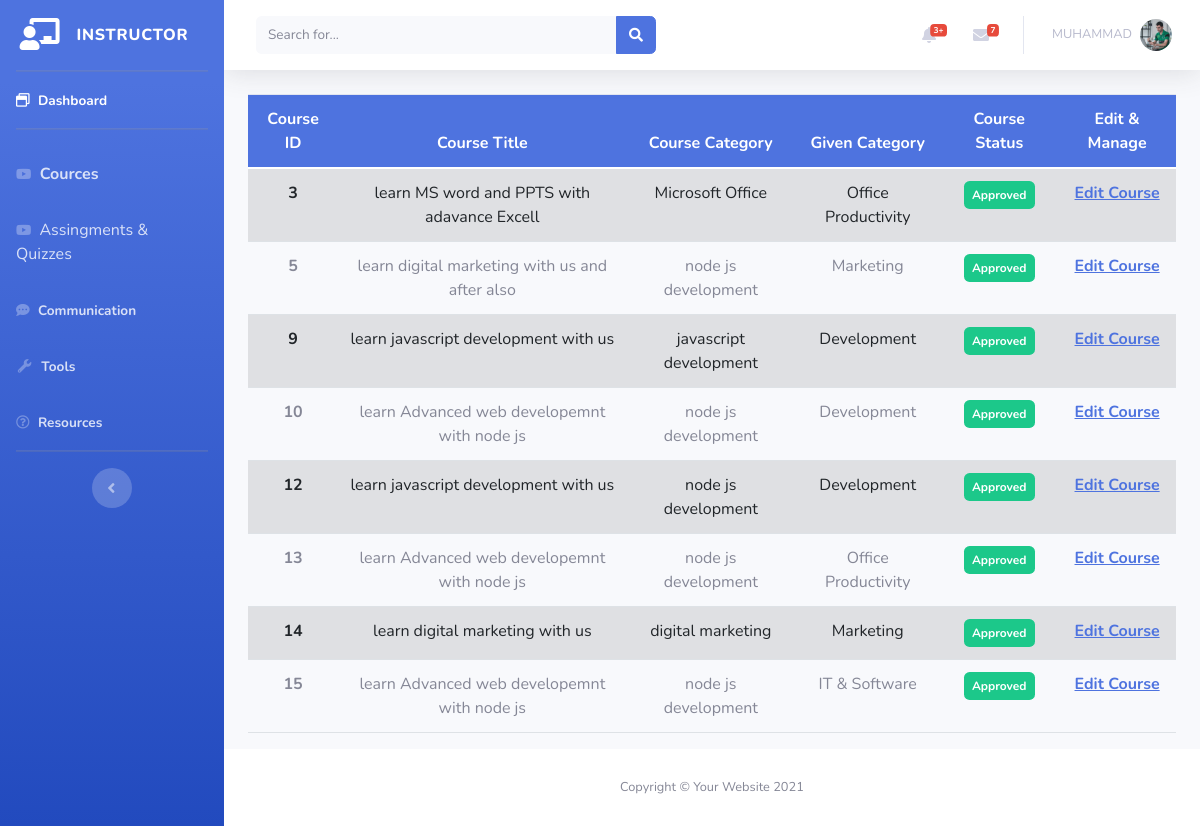
Before: /instructor/dashboard/cources.php (signed in) with the older database file.
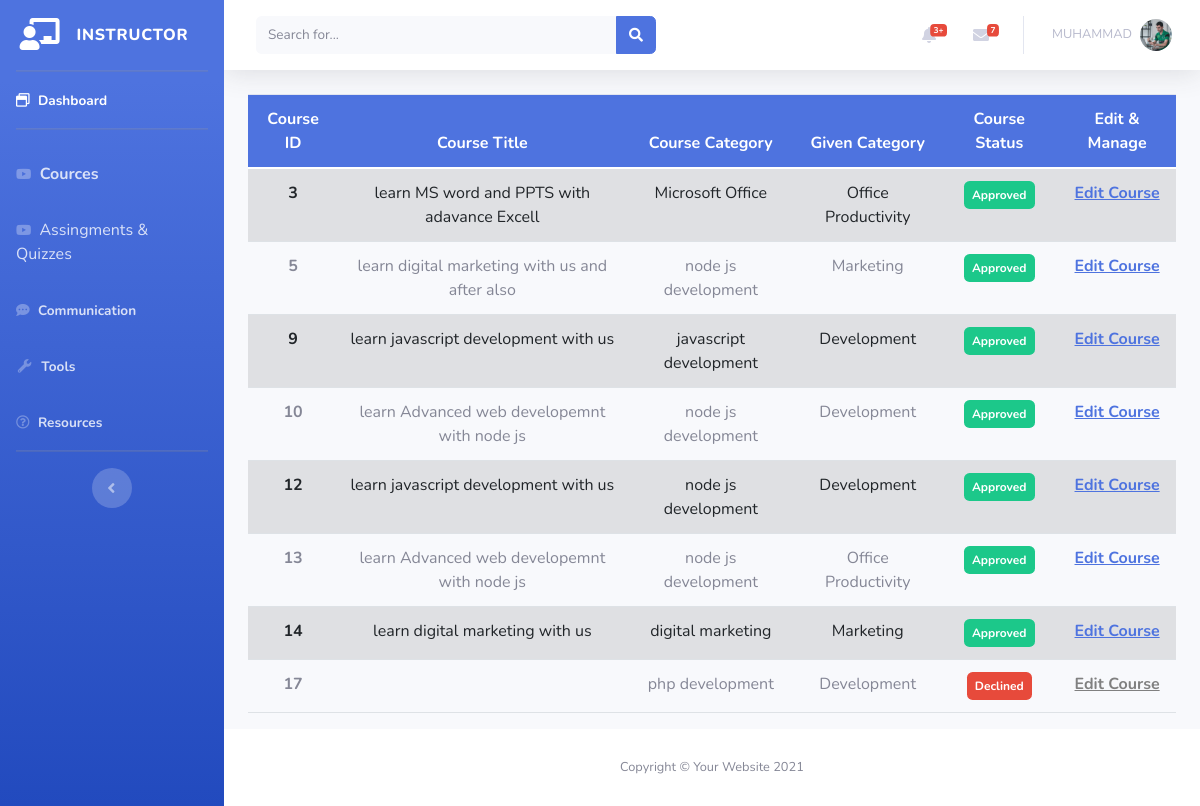
After: the same page with the newer database file.
### tables this page shows
CREATE TABLE `instructor` (
  `instructor_id` int(11) NOT NULL,
  `fname` varchar(30) NOT NULL,
  `lname` varchar(30) NOT NULL,
  `headline` varchar(40) NOT NULL,
  `number` varchar(225) NOT NULL,
  `instructor_img` varchar(225) NOT NULL,
  `website` varchar(225) NOT NULL,
  `twitter` varchar(225) NOT NULL,
  `facebook` varchar(225) NOT NULL,
  `linkdin` varchar(225) NOT NULL,
  `youtube` varchar(225) NOT NULL,
  `biography` longtext NOT NULL,
  `MoreInfo` varchar(400) NOT NULL,
  `teachings` varchar(400) NOT NULL,
  `registration_id` int(11) NOT NULL,
  `role` int(11) NOT NULL
);

CREATE TABLE `cource` (
  `courses_id` int(11) NOT NULL,
  `course_title` varchar(255) NOT NULL,
  `course_subtitle` varchar(225) NOT NULL,
  `select_language` varchar(100) NOT NULL,
  `selecting_level` varchar(100) NOT NULL,
  `select_category` int(11) NOT NULL,
  `primary_taught` varchar(225) NOT NULL,
  `course_img` varchar(225) NOT NULL,
  `course_video` varchar(225) NOT NULL,
  `instructor_name` varchar(50) NOT NULL,
  `course_description` longtext NOT NULL,
  `instructor_id` int(11) NOT NULL,
  `course_type` varchar(50) NOT NULL
);

CREATE TABLE `cources_categories` (
  `category_id` int(11) NOT NULL,
  `category_name` varchar(50) NOT NULL,
  `cateogry_image` varchar(100) NOT NULL
);

CREATE TABLE `courses_status` (
  `status_id` int(11) NOT NULL,
  `course_status` varchar(100) NOT NULL,
  `courses_id` int(11) NOT NULL
);

### back.php (called while the page is built, shortened)
<?php
class backend{
    private $server = "localhost";
    private $username = "root";
    private $psw = "";
    private $database = "project";
    private $mysql;
    private $conn = false;
    public function __construct(){
        if(!$this->conn){
            $this->mysql = new mysqli($this->server, $this->username,$this->psw,$this->database);
            $this->conn = true;
        }
        else{
           return true;
        }
    }
      function fetching($table, $rows="*", $join = null, $where = null){
        $select = "SELECT $rows FROM $table";
        if(!is_null($where)){
            $select .= " WHERE $where";
        }
        $RunSelect = $this->mysql->query($select);
        if($RunSelect){
            $FetchData = $RunSelect->fetch_all(MYSQLI_ASSOC);
            if($FetchData){
                if($FetchData !== null){
                    return $FetchData;
                }
            }
        }else{
            echo "Error Occur in Query".$this->mysql->error;
            return array();
        }
      }
    }
?>

### instructor/dashboard/cources.php (the view, shortened to what the changed rows need)
<?php
  include("../../back.php");
  if(isset($_SESSION['login']) && ($_SESSION['role'] == 1)){
?>
<!DOCTYPE html>
<html lang="en">
<head>
    <link href="vendor/fontawesome-free/css/all.min.css" rel="stylesheet" type="text/css">
     <link href="https://cdn.jsdelivr.net/npm/bootstrap@5.0.2/dist/css/bootstrap.min.css" rel="stylesheet">
    <link href="css/sb-admin-2.min.css" rel="stylesheet">
</head>
<body id="page-top">
    <div id="wrapper">
        <div id="content-wrapper" class="d-flex flex-column">
            <div id="content">
                <nav class="navbar navbar-expand navbar-light bg-white topbar mb-4 static-top shadow">
                    <ul class="navbar-nav ml-auto">
                        <li class="nav-item dropdown no-arrow">
                        <?php
                        if (isset($_SESSION['id'])) {
                            $login_id = $_SESSION['id'];
                            $loginObject = new backend();
                            $login_data = $loginObject->fetching('instructor', '*', null, "registration_id = '$login_id'");
                            if ($login_data){
                                foreach ($login_data as $final_data) {
                                    $fname = $final_data['fname'];
                                    $instructor_img = $final_data['instructor_img'];
                                    ?>
                            <a class="nav-link dropdown-toggle" href="#" id="userDropdown" role="button"
                                data-toggle="dropdown" aria-haspopup="true" aria-expanded="false">
                                <span class="mr-2 d-none d-lg-inline text-gray-500 small"><?= $fname ?></span>
                                <img class="img-profile rounded-circle"
                                    src="../../<?= $instructor_img ?>">
                            </a>
                                    <?php
                                }
                                }
                         } ?>
                        </li>
                    </ul>
                </nav>
                <div class="container-fluid">
<table class="table table-striped">
  <thead class="text-center bg-primary"style="color:white!important; padding-bottom:30px !important;">
    <tr>
      <th>Course ID</th>
      <th>Course Title</th>
      <th>Course Category</th>
      <th>Given Category</th>
      <th>Course Status</th>
      <th>Edit & Manage</th>
    </tr>
  </thead>
  <tbody class="text-center">
  <?php
  $InstructorLoginID = $_SESSION['id'];
  $GetCoursesData = new backend();
  $InstructorGetData = $GetCoursesData->fetching("instructor","*",null,"registration_id = $InstructorLoginID");
  if(!empty($InstructorGetData)){
    foreach($InstructorGetData as $OrigionalData){
       $main_ins_id = $OrigionalData['instructor_id'];
    }
  }else{
    echo "INSRUCTOR NOT ACCESSIBLE";
  }
 $CourseData = $GetCoursesData->fetching("cource","*",null,"instructor_id = $main_ins_id");
 if(!empty($CourseData)){
    foreach($CourseData as $CourseAllData){
       $courses_id = $CourseAllData['courses_id'];
       $course_title = $CourseAllData['course_title'];
       $select_category = $CourseAllData['select_category'];
       $primary_taught = $CourseAllData['primary_taught'];
    $CourseCategoryData = $GetCoursesData->fetching("cources_categories","*",null,"category_id = $select_category");
    if(!empty($CourseCategoryData)){
        foreach($CourseCategoryData as $MainCategory){
            $category_name = $MainCategory['category_name'];
        }
    }else{
        echo "No category found";
    }
?>
<tr>
      <th><?=$courses_id?></th>
      <td><?=$course_title?></td>
      <td><?=$primary_taught?></td>
      <td><?=$category_name?></td>
    <?php
     $GetCoursesStatus = new backend();
     $CourseStatus = $GetCoursesStatus->fetching("courses_status","*",null,"courses_id = $courses_id");
     if(!empty($CourseStatus)){
        foreach($CourseStatus as $StatusData){
            $course_status = $StatusData['course_status'];
            if($course_status == 'Approved'){
                echo "<td> <span class='badge bg-success p-2 fw-bold btn-sm'>$course_status</span> </td>";
            }
            elseif($course_status == 'Declined'){
                echo "<td> <span class='badge bg-danger p-2 fw-bold btn-sm'>$course_status</span> </td>";
            }
            elseif($course_status == 'Pending'){
                echo "<td> <span class='badge bg-primary p-2 fw-bold btn-sm'>$course_status</span> </td>";
            }
        }
     }else{
        echo "<td><strong>Under Revision By Admin</strong></td>";
     }
    ?>
      <td>
        <?php
        if(!empty($course_status == 'Declined')){
        echo "<a style='text-decoration: none;pointer-events: none; color: gray;' href='http://localhost/PHP-OOP/PROJECT/instructor/dashboard/edition/index.php?courses_id=$courses_id' class='fw-bold text-decoration-underline'>Edit Course</a>";
        }else{
        echo "<a href='http://localhost/PHP-OOP/PROJECT/instructor/dashboard/edition/index.php?courses_id=$courses_id' class='fw-bold text-decoration-underline'>Edit Course</a>";
        }
        ?>
      </td>
</tr>
<?php
}
 }else{
    echo "<td colspan='6' class='text-danger text-decoration-underline'><strong>You have not created any courses yet.</strong></td>";
 }
  ?>
  </tbody>
</table>
                </div>
            </div>
        </div>
    </div>
</body>
</html>
<?php
}else{
    header("location: log.php");
  }
?>

Changed rows visible on the page:
no longer on this page (row edited): cource: courses_id "15", course_title "learn Advanced web developemnt with node js", primary_taught "node js development", select_category.category_name "IT & Software"
no longer on this page (row unchanged): courses_status: course_status "Approved", shown under "15"
added cource: courses_id "17", primary_taught "php development", select_category.category_name "Development"
added courses_status: course_status "Declined", shown under "17"
